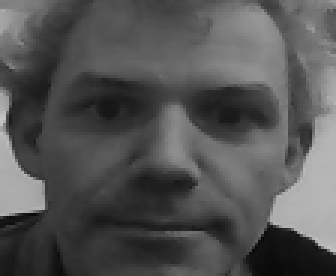
#> input picture face/face_data/Prof_Ivan/1.png, 112 x 92 px, given in place of the camera (shown 3 times larger)
$ python facedetect_real.py   (Python 2 division)
#> lines starting #> are read from the running program, lines starting #| are printed output that depends on the picture; after the words box and inside, x2 and y2 are one past the last pixel; in counts of white or black regions, pixels touching at a corner belong together
import cv2
import numpy as np

#The part in dash line is my first Histogram Equalization algorithm, but the delay is high
"""
#----------------------------------------------------------------------------
# Function imhist calculates normalized histogram of an image
def imhist(im):

    size=im.shape[:2]
    m=size[0]
    n=size[1]
    h=[0.0]*256

    for i in range(m):
        for j in range(n):
            h[im[i,j]]+=1

    return np.array(h)/(m*n)

 # Function cumsum finds cumulative sum of a numpy array, list
def cumsum(h):
    return [sum(h[:i+1]) for i in range(len(h))]

# Function histeq calculates Histogram
def histeq(im):

    h=imhist(im)
    cdf=np.array(cumsum(h)) #cumulative distribution function

    sk=np.uint8(255 * cdf) #finding transfer function values

    s1,s2=im.shape
    Y=np.zeros_like(im)
    # applying transfered values for each pixels

    for i in range(0, s1):
        for j in range(0, s2):
            Y[i,j]=sk[im[i,j]]
    H=imhist(Y)

    return Y
"""
#----------------------------------------------------------------------------------------------------------

cv2.namedWindow("face_detect")
cap=cv2.VideoCapture(0)

print cap.isOpened() # test if the camera is on
success,frame=cap.read()
#> frame is the input picture: shape (92, 112, 3); min 7, max 198, mean 83.7

findface=cv2.CascadeClassifier("haarcascade_frontalface_alt.xml")
findeyes=cv2.CascadeClassifier('haarcascade_eye.xml')


while success:

    success,frame=cap.read()
    color1=(255,255,255)
    color2=(0,255,0)

    size=frame.shape[:2] # get the size of image
#> size = (92, 112)
    image=cv2.cvtColor(frame, cv2.COLOR_BGR2GRAY) # convert the image to RGB

    #image = histeq(image) # My first Histogram Equalization algorithm, but delay is high

    hist,bins=np.histogram(image.flatten(),256,[0,256])
#> hist = 256 values, max 154 at index 66, min 0 at index 0, mean 40.25; bins = 257 values from 0 to 256
    cdf=hist.cumsum()
#> cdf = 256 values from 0 to 10304
    cdf_m=np.ma.masked_equal(cdf,0)
    cdf_m=(cdf_m - cdf_m.min())*255/(cdf_m.max()-cdf_m.min())
    cdf=np.ma.filled(cdf_m,0).astype('uint8')
#> cdf = 256 values from 0 to 255

    image=cdf[image]
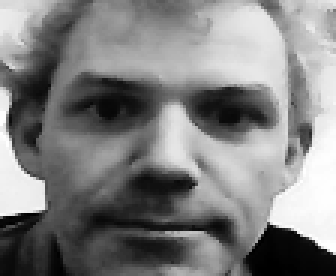
#> image: shape (92, 112) (shown 3 times larger); min 0, max 255, mean 128

    divisor=20
    h,w=size
#> h = 92; w = 112
    minSize=(w/divisor, h/divisor)# min size of image
#> minSize = (5, 4)

    face=findface.detectMultiScale(image, 1.2, 3, cv2.CASCADE_SCALE_IMAGE,minSize)
#> face = [[14, 3, 84, 84]]

    if len(face)>0:
        for (x,y,w,h) in face:  #Find out every face and set rectangle parameters
                cv2.rectangle(frame, (x, y), (x+w, y+h), color1, 2) # Draw rectangles on faces
                eye_gray=image[y:y+h, x:x+w]
                eye_color=frame[y:y+h, x:x+w]

                eyes=findeyes.detectMultiScale(eye_gray)
                for (ex,ey,ew,eh) in eyes:
                    cv2.rectangle(eye_color, (ex,ey), (ex+ew,ey+eh), color2, 2) # Draw rectangles on eyes
#> this loop made 1 pass
#> (x, y, w, h, eyes) on pass 1: (14, 3, 84, 84, [[6, 23, 21, 21]])
#> pass 1, `eye_gray=image[y:y+h, x:x+w]`:
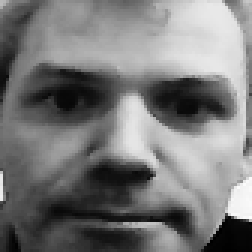
#> eye_gray: shape (84, 84) (shown 3 times larger); min 0, max 253, mean 121
#> pass 1, `eye_color=frame[y:y+h, x:x+w]`:
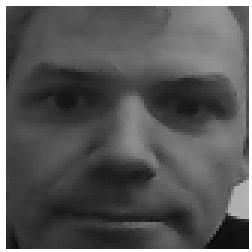
#> eye_color: shape (84, 84, 3) (shown 3 times larger); min 7, max 255, mean 90.1
#> after the loop:
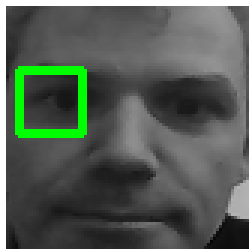
#> eye_color: shape (84, 84, 3) (shown 3 times larger); 3.51% of pixels changed, all inside (x1, y1, x2, y2) = (5, 22, 29, 46)
#> after the loop:
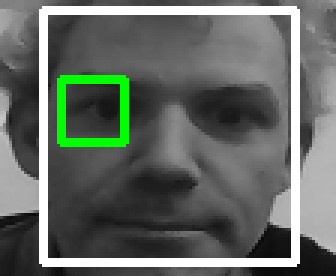
#> frame: shape (92, 112, 3) (shown 3 times larger); 12.15% of pixels changed, all inside (x1, y1, x2, y2) = (13, 2, 100, 89)

    cv2.imshow("test", frame)

    key=cv2.waitKey(10) #Display image for 10 ms
#> (key Esc is pressed here)

    c=chr(key & 255)
    if c in ['q', 'Q', chr(27)]:
        break

    # If user want to quit, press q
cv2.destroyWindow("test")

$ run again, on face/face_data/Prof_Ivan/10.png
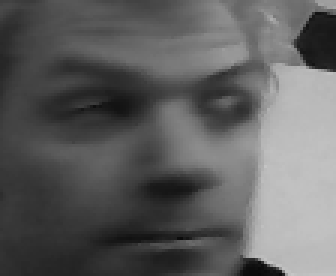
#> input picture face/face_data/Prof_Ivan/10.png, 112 x 92 px, given in place of the camera (shown 3 times larger)
#> frame is the input picture: shape (92, 112, 3); min 9, max 198, mean 95.3
#> hist = 256 values, max 217 at index 192, min 0 at index 0, mean 40.25; bins = 257 values from 0 to 256
#> `cdf=hist.cumsum()`: cdf = 256 values from 0 to 10304
#> `cdf=np.ma.filled(cdf_m,0).astype('uint8')`: cdf = 256 values from 0 to 255
#> face = [[19, 5, 81, 81]]
#> the loop `for (x,y,w,h) in face:` made 1 pass
#> (x, y, w, h, eyes) on pass 1: (19, 5, 81, 81, [[42, 16, 28, 28]])
#> after the loop `for (x,y,w,h) in face:`:
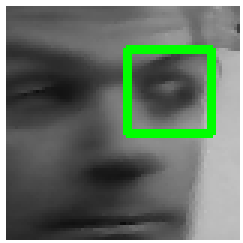
#> eye_color: shape (81, 81, 3) (shown 3 times larger); mean B, G, R 102.1, 115, 102.1
#> after the loop `for (x,y,w,h) in face:`:
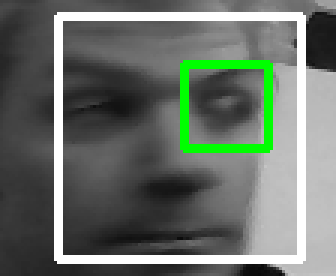
#> frame: shape (92, 112, 3) (shown 3 times larger); 12.62% of pixels changed, all inside (x1, y1, x2, y2) = (18, 4, 102, 88)

$ run again, on face/face_data/Prof_Ivan/11.png
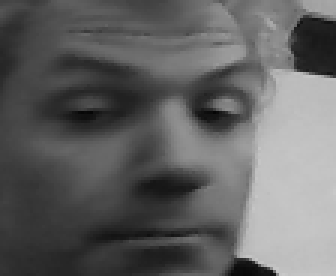
#> input picture face/face_data/Prof_Ivan/11.png, 112 x 92 px, given in place of the camera (shown 3 times larger)
#> frame is the input picture: shape (92, 112, 3); min 5, max 201, mean 98.4
#> hist = 256 values, max 296 at index 193, min 0 at index 0, mean 40.25; bins = 257 values from 0 to 256
#> `cdf=hist.cumsum()`: cdf = 256 values from 0 to 10304
#> `cdf=np.ma.filled(cdf_m,0).astype('uint8')`: cdf = 256 values from 0 to 255
#> face = [[18, 3, 82, 82]]
#> the loop `for (x,y,w,h) in face:` made 1 pass
#> (x, y, w, h, eyes) on pass 1: (18, 3, 82, 82, [[39, 18, 29, 29]])
#> after the loop `for (x,y,w,h) in face:`:
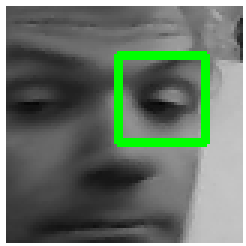
#> eye_color: shape (82, 82, 3) (shown 3 times larger); mean B, G, R 104.8, 117.9, 104.8
#> after the loop `for (x,y,w,h) in face:`:
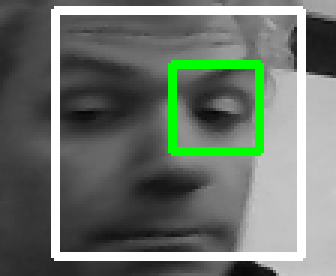
#> frame: shape (92, 112, 3) (shown 3 times larger); 12.85% of pixels changed, all inside (x1, y1, x2, y2) = (17, 2, 102, 87)

$ run again, on face/face_data/Prof_Ivan/12.png
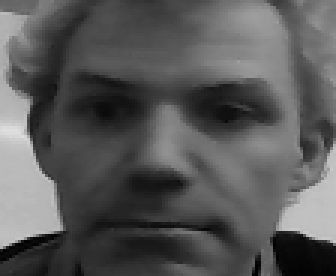
#> input picture face/face_data/Prof_Ivan/12.png, 112 x 92 px, given in place of the camera (shown 3 times larger)
#> frame is the input picture: shape (92, 112, 3); min 0, max 222, mean 88.2
#> hist = 256 values, max 143 at index 72, min 0 at index 209, mean 40.25; bins = 257 values from 0 to 256
#> `cdf=hist.cumsum()`: cdf = 256 values from 2 to 10304
#> `cdf=np.ma.filled(cdf_m,0).astype('uint8')`: cdf = 256 values from 0 to 255
#> face = [[14, 4, 82, 82]]
#> the loop `for (x,y,w,h) in face:` made 1 pass
#> (x, y, w, h, eyes) on pass 1: (14, 4, 82, 82, [[7, 19, 27, 27]])
#> after the loop `for (x,y,w,h) in face:`:
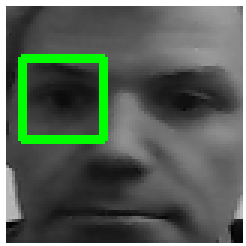
#> eye_color: shape (82, 82, 3) (shown 3 times larger); mean B, G, R 86.5, 98.6, 86.5
#> after the loop `for (x,y,w,h) in face:`:
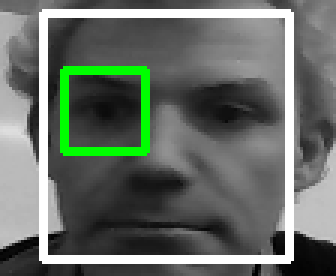
#> frame: shape (92, 112, 3) (shown 3 times larger); 12.62% of pixels changed, all inside (x1, y1, x2, y2) = (13, 3, 98, 88)
